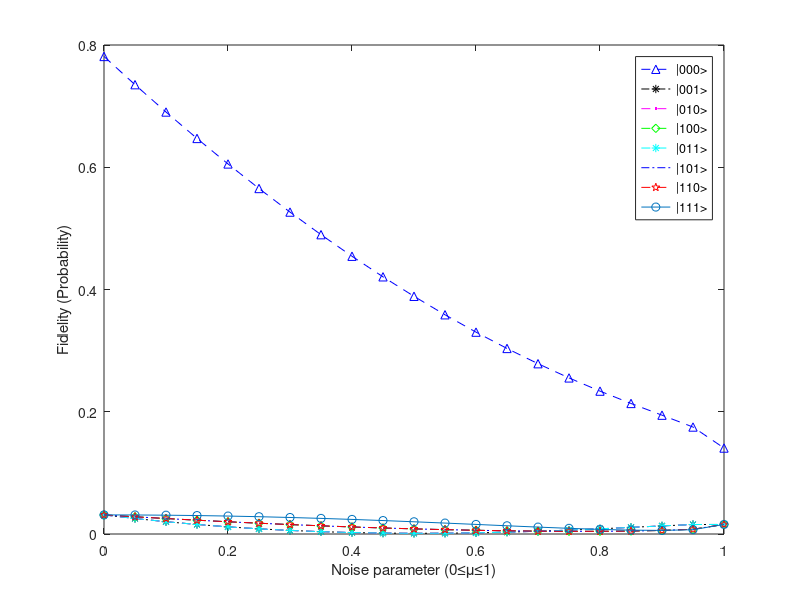

Write MATLAB code to recreate this figure.
%% © Deepa, PhD Scholar - IIT Roorkee
%% ___AD Noise in QSS (security check) by Grover's Algorithm __________
clc;
clear all;

%% _________________Pauli Matrices___________________
I=[1 0;0 1];
X=[0 1;1 0];
Y=[0 -1i;1i 0];
Z=[1 0;0 -1];
H=(1/sqrt(2))*[1,1;1,-1];
CX=[1,0,0,0;0,1,0,0;0,0,0,1;0,0,1,0];
CZ=[1,0,0,0;0,1,0,0;0,0,1,0;0,0,0,-1];

% ____________________Bell Basis____________________
a= [1;0];       % |0>
b= [0;1];       % |1>
aa=kron(a,a);   % |00>
ab=kron(a,b);   % |01>
ba=kron(b,a);   % |10>
bb=kron(b,b);   % |11>



aaa = kron(aa,a);      % |000>
aab = kron(aa,b);      % |001>
aba = kron(ab,a);      % |010>
abb = kron(ab,b);      % |011>
baa = kron(ba,a);      % |100>
bab = kron(ba,b);      % |101>
bba = kron(bb,a);      % |110>
bbb = kron(bb,b);      % |111>

% n=0;
% syms n;
FF1 =[];
FF2 =[];
FF3 =[];
FF4 =[];
FF5 =[];
FF6 =[];
FF7 =[];
FF8 =[];

GG = [];
mm = [];

for n =0:0.05:1

A = -1+3*sqrt(1-n) +3*(1-n) + (1-n)^(3/2);

%B = 6*A-4-12*sqrt(1-n)-12*(1-n)-4*(1-n)^(3/2);

C1 = (A+4)*aaa ;
C2 = (A-4*sqrt(1-n))*(-aab + aba + baa);
C3 = (-A+4*(1-n))*(abb+bab); 
C4 = (A-4*(1-n))*(bba);
C5 = (-A+4*(1-n)^(3/2))*(bbb);

C = C1+C2+C3+C4+C5;
CC = C*C';
D = (-3*aaa-aab+aba-abb+baa-bab+bba-bbb);
DD = (n^3)*(D*D');

rho = (1/128)*(CC+DD);

F1 = rho(1,1); 
F2 = rho(2,2);
F3 = rho(3,3);
F4 = rho(4,4);
F5 = rho(5,5);
F6 = rho(6,6);
F7 = rho(7,7);
F8 = rho(8,8);

FF1=[FF1 F1];
FF2=[FF2 F2];
FF3=[FF3 F3];
FF4=[FF4 F4];
FF5=[FF5 F5];
FF6=[FF6 F6];
FF7=[FF7 F7];
FF8=[FF8 F8];


end

p=20;
NoiseP=[0:1/p:1];

%% Plotting
figure
xlim([0 1])
ylim([0 1])
plot(NoiseP,FF1,'b--^')

hold on
plot(NoiseP,FF2,'k-.*')

hold on
plot(NoiseP,FF3,'m--.')

hold on
plot(NoiseP,FF4,'g--d')

hold on
plot(NoiseP,FF5,'c--*')

hold on
plot(NoiseP,FF6,'b-.')

hold on
plot(NoiseP,FF7,'r--p')

hold on
plot(NoiseP,FF8,'-o')

hold on
legend('|000>','|001>','|010>','|100>','|011>','|101>','|110>','|111>')
ylabel('Fidelity (Probability)') 
xlabel('Noise parameter (0\leq\mu\leq1)') 